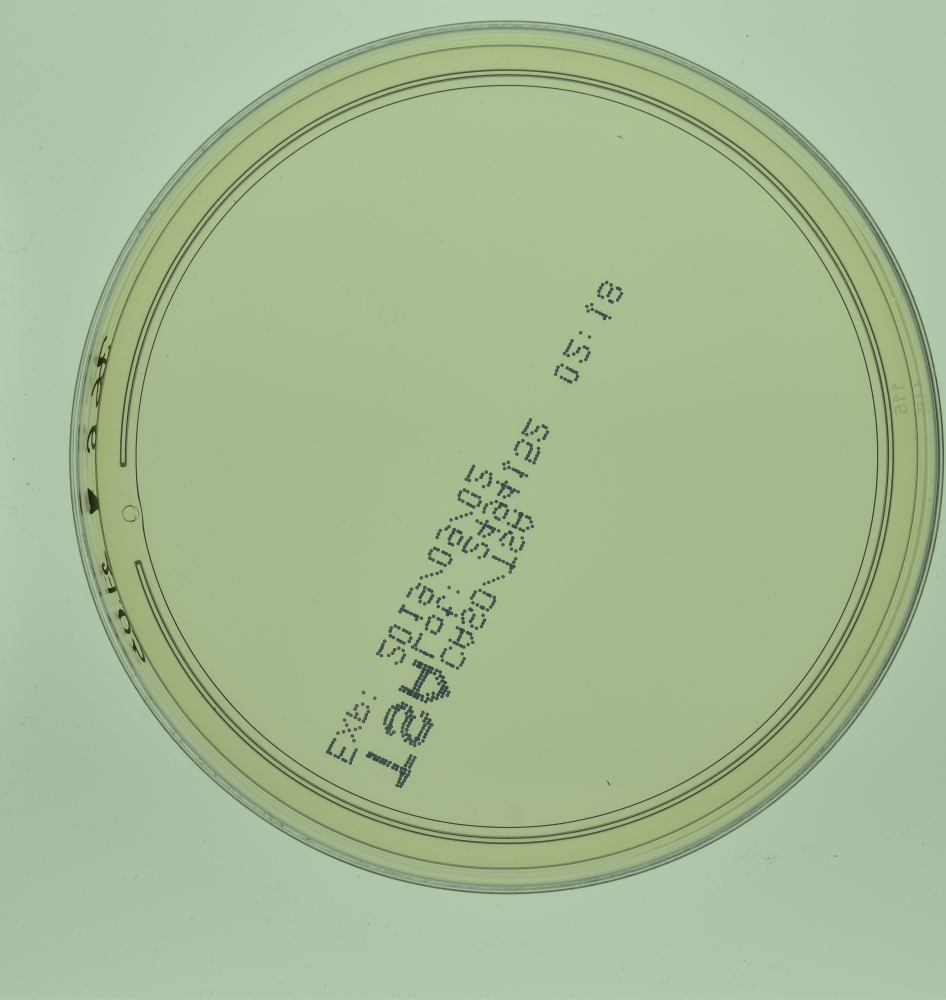
#> input picture Server/testing_images/for_counting_models/empty/114.jpg, 3784 x 4000 px (shown at 1/4 size)
$ python -i test_weekend_models_agar.py   (imports and definitions only)
#> lines starting #> are read from the running program, lines starting #| are printed output that depends on the picture
#> further down, picture is the input picture: shape (4000, 3784, 3); mean B, G, R 148.1, 186, 165.7
"""Validates the 3 weekend-trained variants (DoG-blend, CLAHE, LAB a/b baked
into training) against the same 18-image stratified AGAR ground-truth sample
used for every other benchmark in this project. Crucially, applies the SAME
preprocessing each model was actually trained on before inference -- these
models expect that transformed input distribution, not raw images (that's
the whole point of baking it into training instead of bolting it onto
inference like the earlier CLAHE-only test).
"""
import json
from pathlib import Path

import cv2
import numpy as np
from ultralytics import YOLO
from skimage.filters import threshold_sauvola  # unused here but keep parity with other scripts

RAW_DIR = Path("/Users/satriabaladewaharahap/Downloads/AGAR_dataset/dataset")
SAMPLE_FILE = "/private/tmp/claude-501/-Users-satriabaladewaharahap-bacteriaserius/777ce2d6-6708-4daa-83ab-e80c466c6e66/scratchpad/agar_clahe_sample.json"

MODELS = {
    "dog_blend": "/Users/satriabaladewaharahap/bacteriaserius/DOG BLEND MODEL/best-2.pt",
    "clahe": "/Users/satriabaladewaharahap/bacteriaserius/CLAHE MODEL/best-2.pt",
    "lab_ab": "/Users/satriabaladewaharahap/bacteriaserius/LAB AB MODEL/best-2.pt",
}


# [7 lines left out: function dog_blend, not called in this run]


def clahe_lab(img_bgr, clip=3.0, tile=8):
#> called with clip = 3, tile = 8
    lab = cv2.cvtColor(img_bgr, cv2.COLOR_BGR2LAB)
#> lab: shape (4000, 3784, 3); mean of channels 0, 1, 2 186.4, 114, 145
    l, a, b = cv2.split(lab)
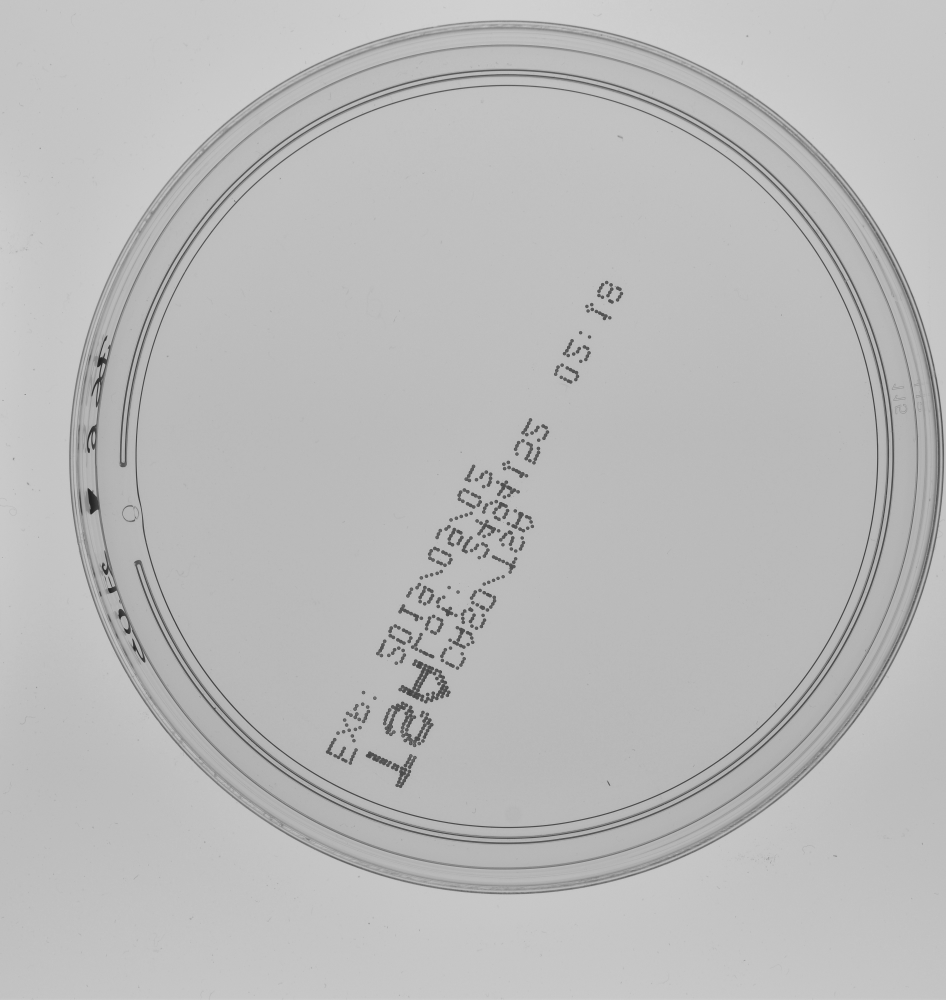
#> l: shape (4000, 3784) (shown at 1/4 size); min 27, max 213, mean 186.4
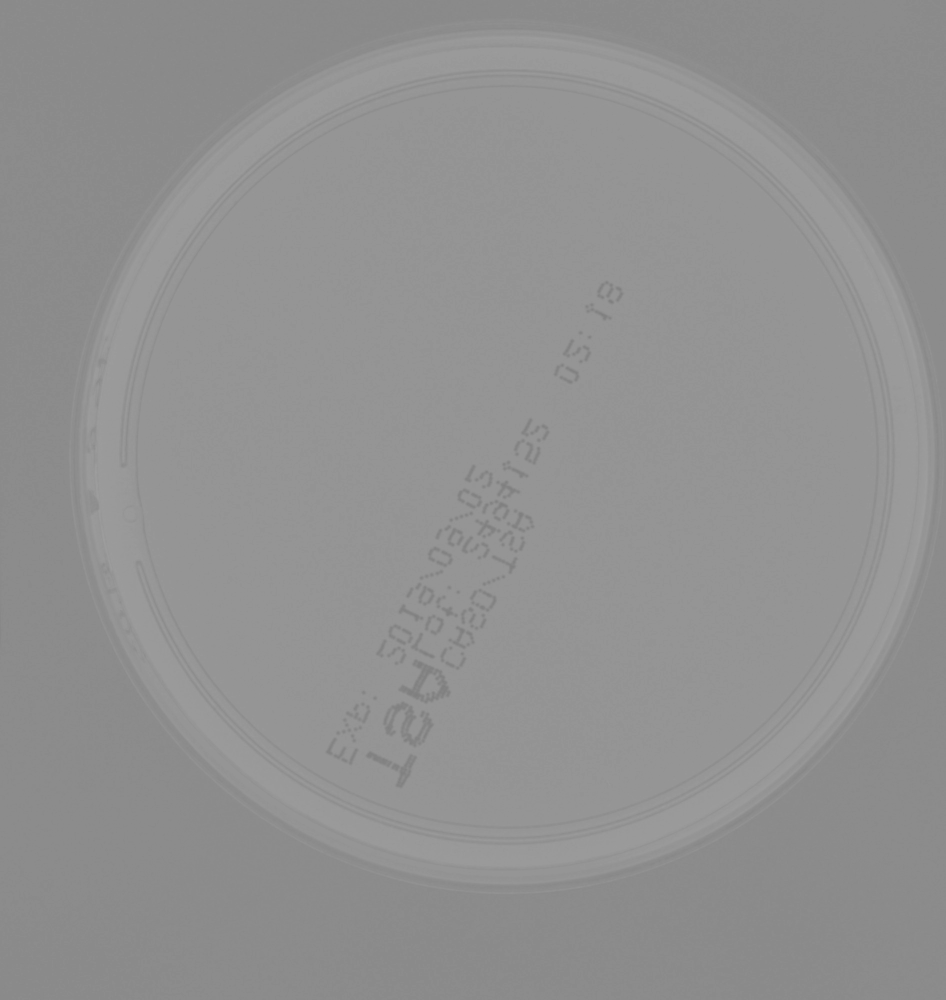
#> b: shape (4000, 3784) (shown at 1/4 size); min 125, max 159, mean 145
    clahe = cv2.createCLAHE(clipLimit=clip, tileGridSize=(tile, tile))
    l2 = clahe.apply(l)
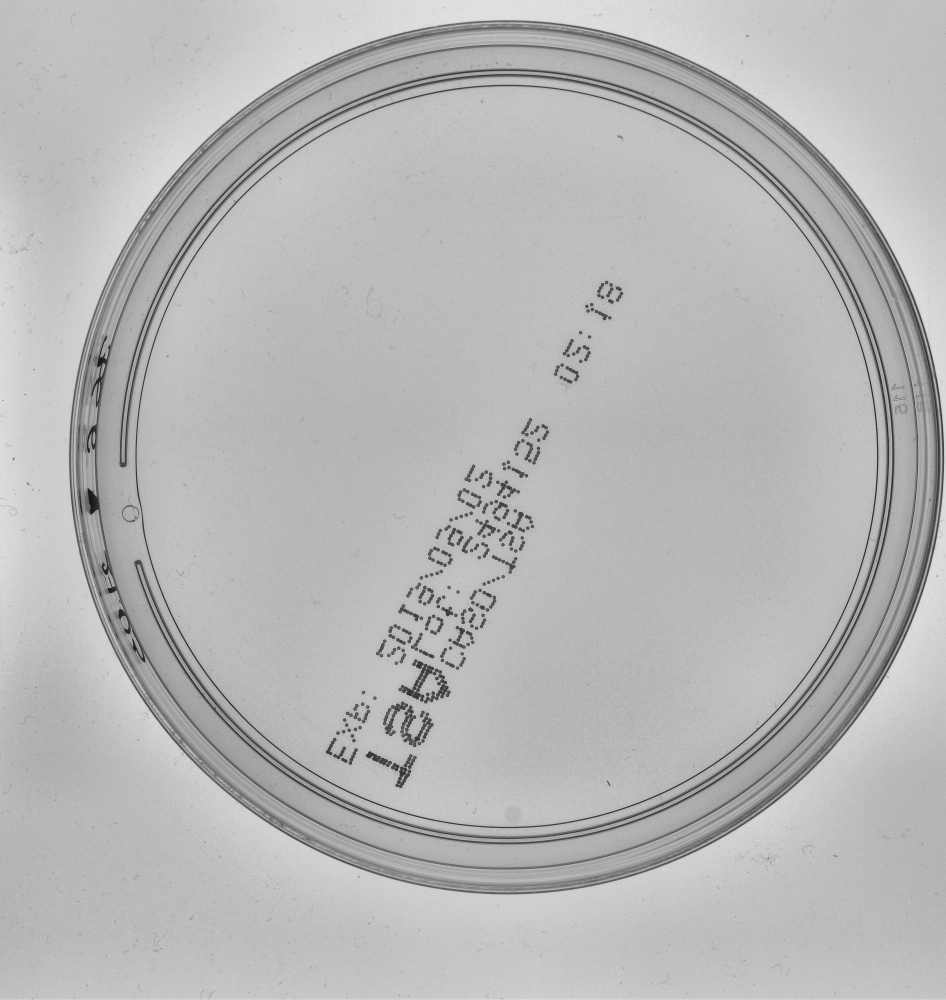
#> l2: shape (4000, 3784) (shown at 1/4 size); min 18, max 229, mean 183.2
    return cv2.cvtColor(cv2.merge([l2, a, b]), cv2.COLOR_LAB2BGR)
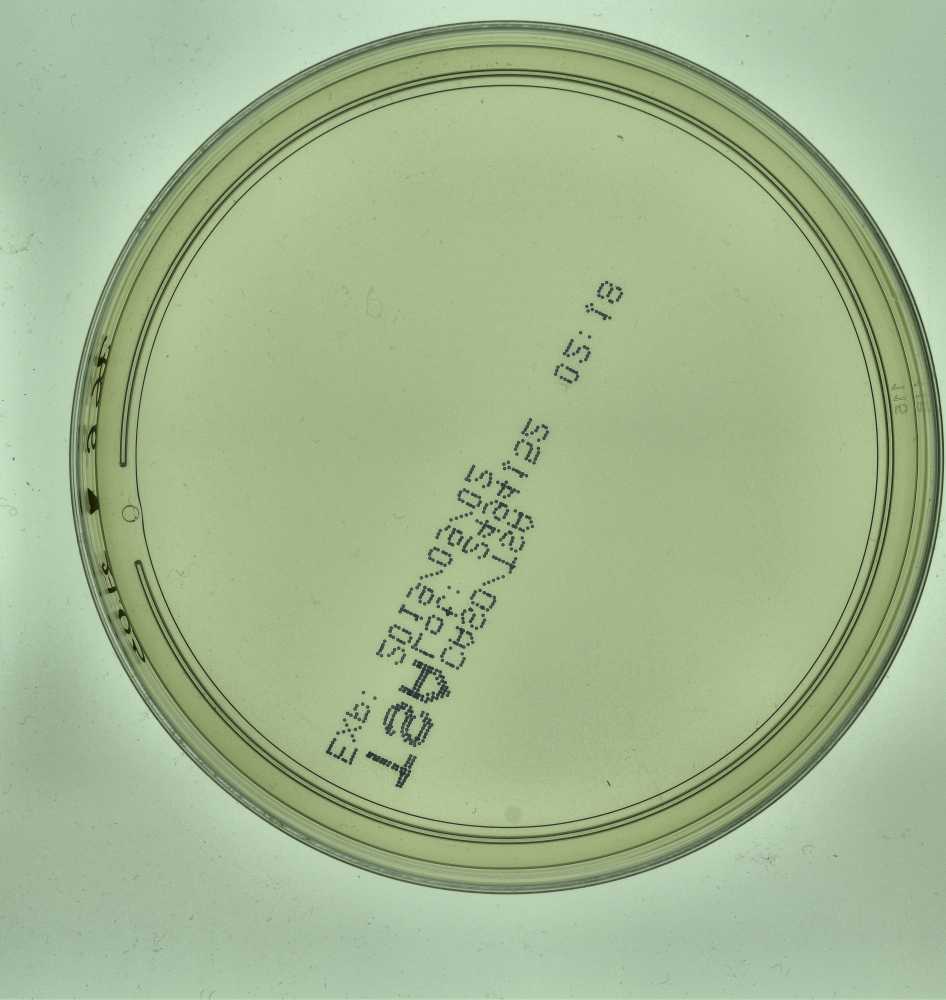
#> returned value: shape (4000, 3784, 3) (shown at 1/4 size); mean B, G, R 145.1, 183, 162.4


# [6 lines left out: function lab_ab_isolate, not called in this run]


PREPROC = {
    "dog_blend": dog_blend,
    "clahe": clahe_lab,
    "lab_ab": lab_ab_isolate,
}


# [34 lines left out: function main, not called in this run]


# [2 lines not run here, left out]

>>> import cv2
>>> picture = cv2.imread('testing_images/for_counting_models/empty/114.jpg')
>>> result = clahe_lab(picture)

$ run again, on Server/testing_images/for_counting_models/empty/18.jpg
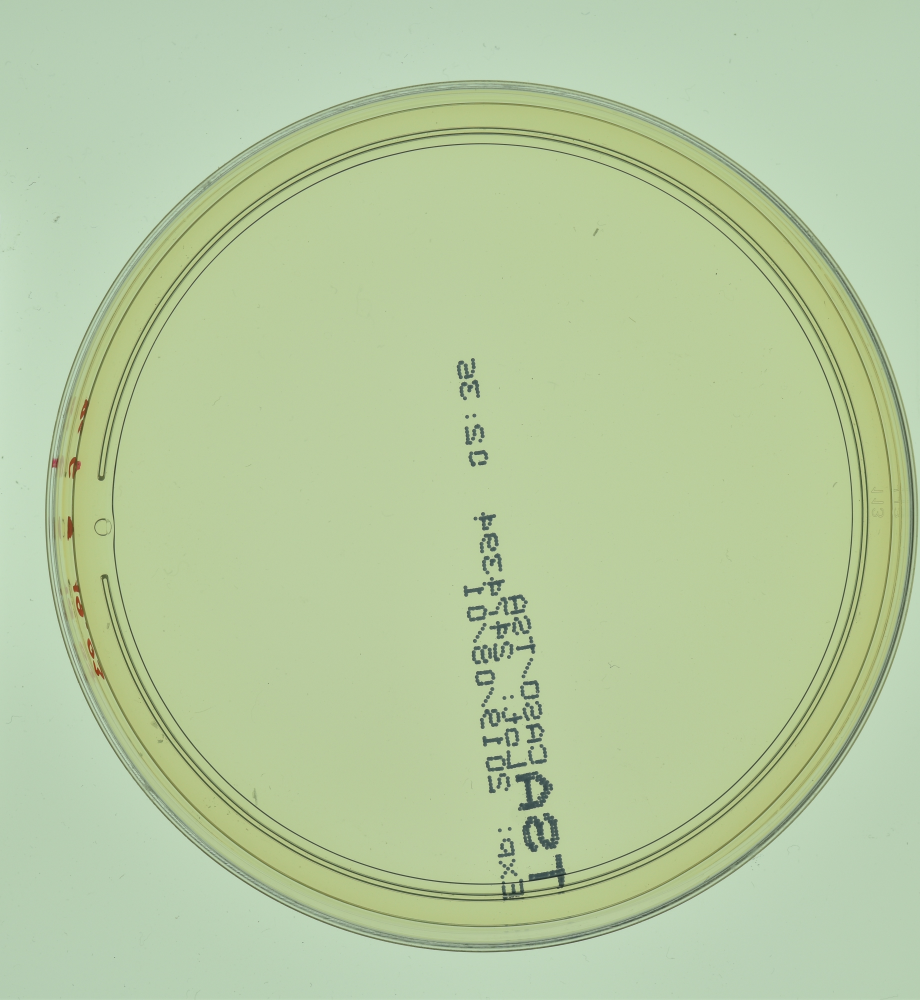
#> input picture Server/testing_images/for_counting_models/empty/18.jpg, 3680 x 4000 px (shown at 1/4 size)
#> picture is the input picture: shape (4000, 3680, 3); mean B, G, R 160.3, 202.1, 181.9
#> lab: shape (4000, 3680, 3); mean of channels 0, 1, 2 201.3, 113.8, 146.6
#> in clahe_lab, `l2 = clahe.apply(l)`:
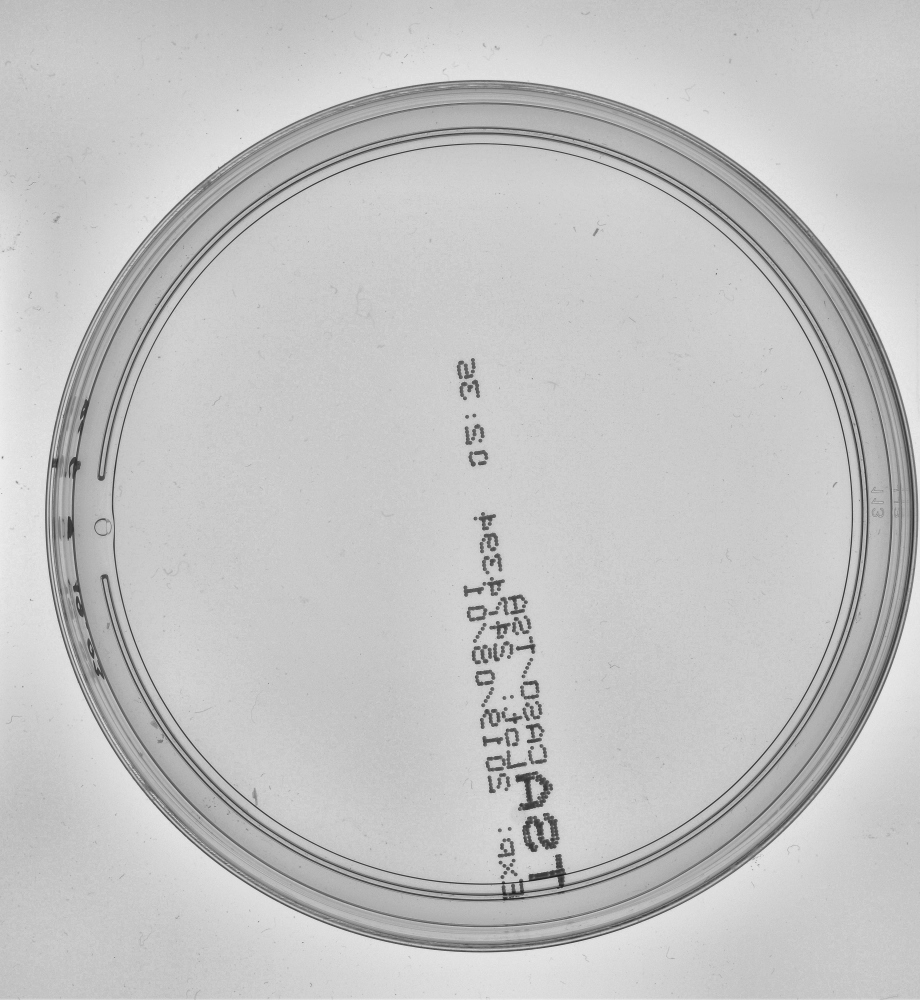
#> l2: shape (4000, 3680) (shown at 1/4 size); min 21, max 241, mean 195.1
#> in clahe_lab, `return cv2.cvtColor(cv2.merge([l2, a, b]), cv2.COLOR_LAB2BGR)`:
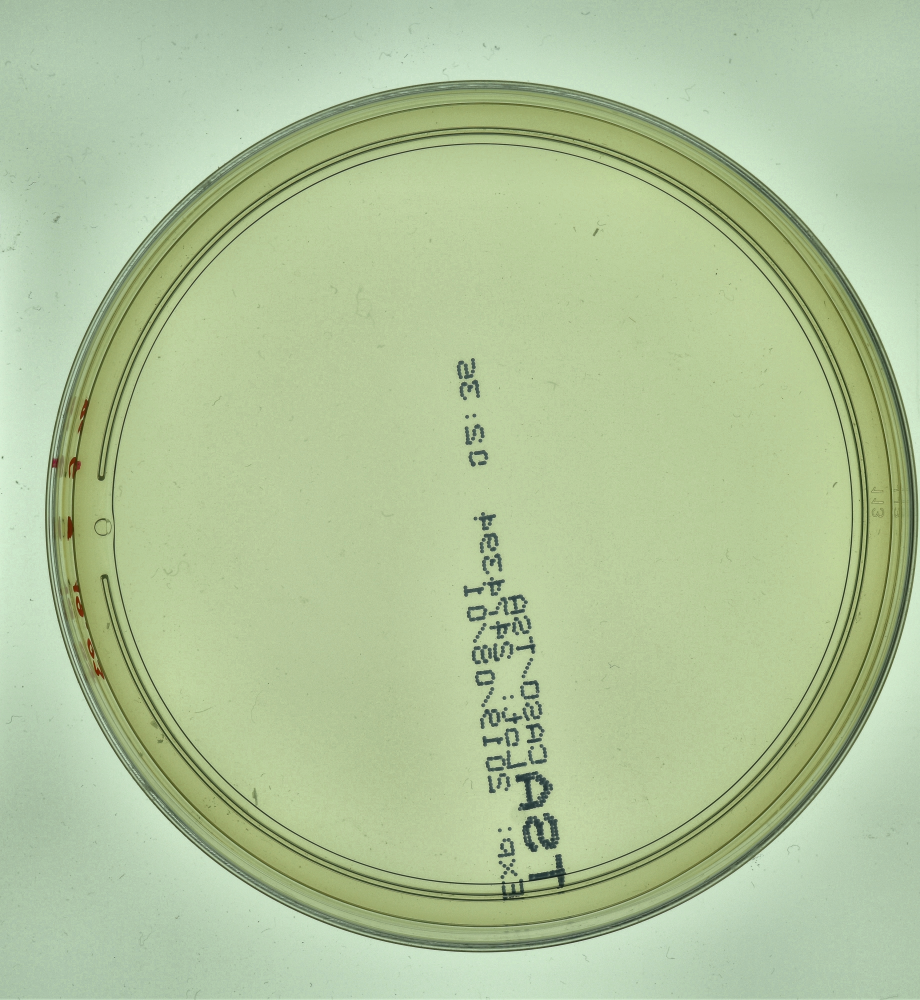
#> returned value: shape (4000, 3680, 3) (shown at 1/4 size); mean B, G, R 154.4, 195.9, 175.7
